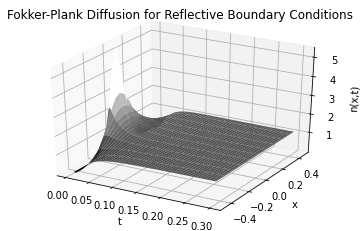

Write Python code to recreate this figure.
# -*- coding: utf-8 -*-
"""
Created on Fri Dec 11 08:42:53 2020

@author: sdatta8
"""

# dftcs - Program to solve the diffusion equation 
# using the Forward Time Centered Space (FTCS) scheme.

# Set up configuration options and special features
import numpy as np
import matplotlib.pyplot as plt


#* Initialize parameters (time step, grid spacing, etc.).
tau = float(input('Enter time step: '))
N = int(input('Enter the number of grid points: '))
N=N+2  #virtual points on either side

L = 1.        # The system extends from x=-L/2 to x=L/2
h = L/(N-1)   # Grid size
kappa = 1.    # Diffusion coefficient
zeta = 2.
f = 5.
coeff = kappa*tau/h**2
coeff2 = f*tau/2*zeta*h
#if coeff < 0.5 :
#    print('Solution is expected to be stable')
#else:
#    print('WARNING: Solution is expected to be unstable')


#* Set initial and boundary conditions.
tt = np.zeros(N)                # Initialize temperature to zero at all points
tt[int(N/2)] = 1./h             # Initial cond. is delta function in center
## The boundary conditions are tt[0] = tt[N-1] = 0

#* Set up loop and plot variables.
xplot = np.arange(N-2)*h - L/2+h    # Record the x scale for plots
iplot = 0                        # Counter used to count plots
nstep = 3000                      # Maximum number of iterations
nplots = 100                     # Number of snapshots (plots) to take
plot_step = nstep/nplots         # Number of time steps between plots


#* Loop over the desired number of time steps.
ttplot = np.empty((N-2,nplots))
tplot = np.empty(nplots)
for istep in range(nstep):  ## MAIN LOOP ##
    
    #* Compute new density using FTCS scheme.
    tt[1:(N-1)] = ( tt[1:(N-1)] + coeff*( tt[2:N] + tt[0:(N-2)] - 2*tt[1:(N-1)] - coeff2*(tt[2:N] - tt[0:(N-2)]) ) )
    tt[0]=tt[2]
    tt[N-1]=tt[N-3]

    #* Periodically record temperature for plotting.
    if (istep+1) % plot_step < 1 :         # Every plot_step steps
        ttplot[:,iplot] = np.copy(tt[1:(N-1)])      # record tt(i) for plotting
        tplot[iplot] = (istep+1)*tau       # Record time for plots
        iplot += 1



#* Plot density versus x and t as a wire-mesh plot
from matplotlib import cm
from mpl_toolkits.mplot3d import Axes3D

fig = plt.figure()
ax = fig.gca(projection = '3d')
Tp, Xp = np.meshgrid(tplot, xplot)
#print(Tp.shape)
#print(Xp.shape)
#print(ttplot.shape)

ax.plot_surface(Tp, Xp, ttplot, rstride=2, cstride=2, cmap=cm.gray)
ax.set_xlabel('t')
ax.set_ylabel('x')
ax.set_zlabel('n(x,t)')
ax.set_title('Fokker-Plank Diffusion for Reflective Boundary Conditions')
plt.show()

#* Plot temperature versus x and t as a contour plot

#levels = np.linspace(0., 10., num=21) 
#ct = plt.contour(tplot, xplot, ttplot, levels) 
#plt.clabel(ct, fmt='%1.2f') 
#plt.xlabel('Time')
#plt.ylabel('x')
#plt.title('Temperature contour plot')
#plt.show()
